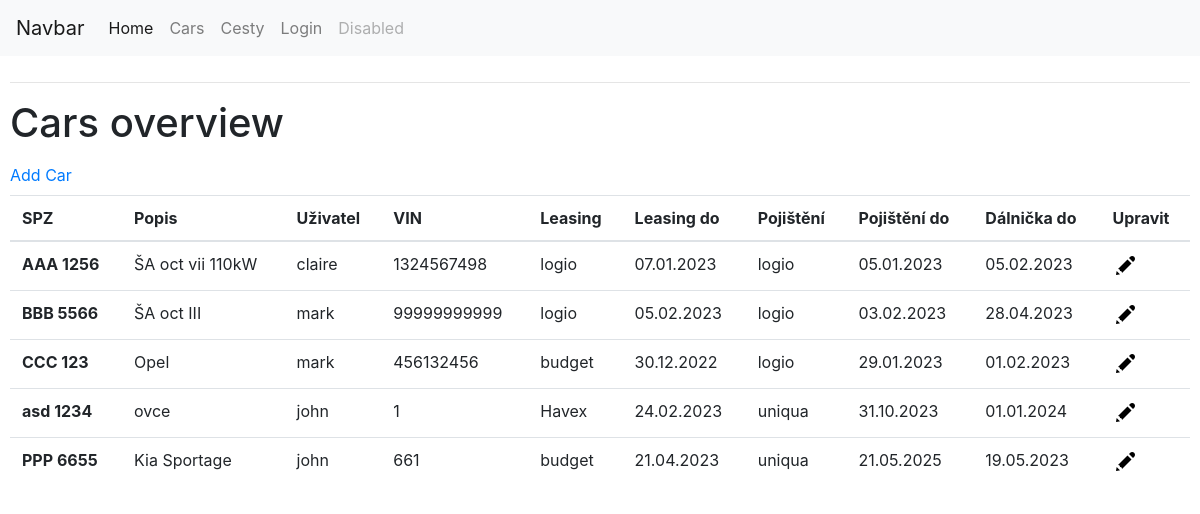
The page /cars on the database as committed earlier.
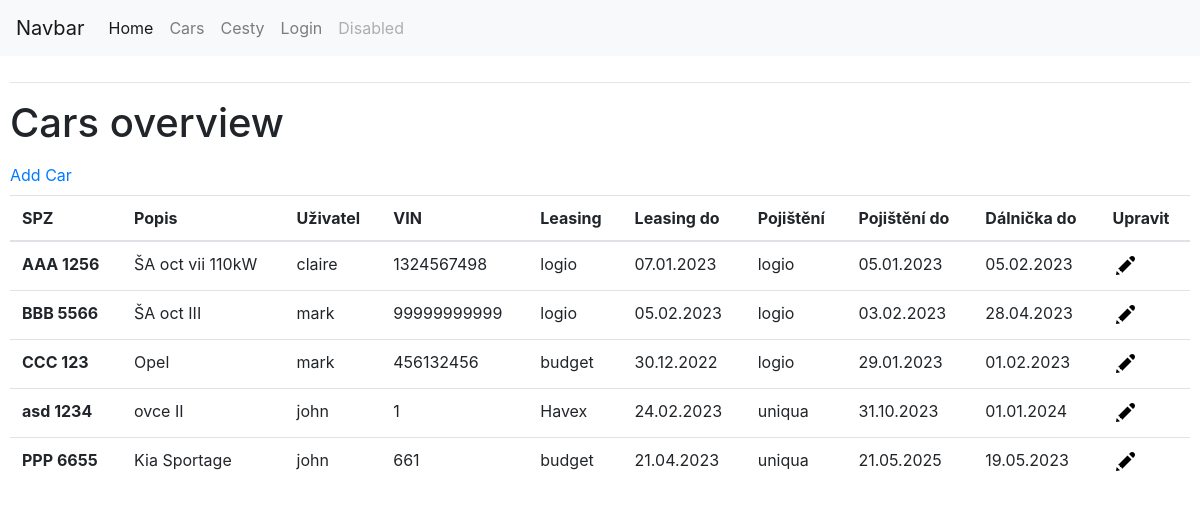
The same page on the database as committed later.
### app/models.py (models this page shows, shortened)
class Car(db.Model):
    id = db.Column(db.Integer, primary_key=True)
    SPZ = db.Column(db.String(10), index=True, unique=True)
    description = db.Column(db.String(120), index=True, unique=False)
    VIN = db.Column(db.String(50), index=True, unique=True)
    leasing_company = db.Column(db.String(120), index=True, unique=False, nullable=True)
    leased_until = db.Column(db.DateTime,index=True, nullable=True)
    insurance_company = db.Column(db.String(120), index=True, unique=False, nullable=True)
    insured_until = db.Column(db.DateTime,index=True, nullable=True)
    highway = db.Column(db.DateTime, nullable=True)
    user_id = db.Column(db.Integer, db.ForeignKey('user.id'), nullable=True)
    cars = db.relationship("Route", backref="car_spz", lazy=True)

class User(db.Model):
    id = db.Column(db.Integer, primary_key=True)
    username = db.Column(db.String(64), index=True, unique=True)
    email = db.Column(db.String(120), index=True, unique=True)
    password_hash = db.Column(db.String(128))
    cars = db.relationship("Car", backref="car_user", lazy=True)
    routes = db.relationship("Route", backref="car_user",lazy=True)

### app/routes.py (the view)
@app.route("/cars")
def cars():
    cars = Car.query.all()
    return render_template("cars.html", title="Cars", cars= cars)

### app/__init__.py (called while the page is built)
@app.template_filter()
def format_datetime(value, format='medium'):
    if format == 'full':
        format="EEEE, d. MMMM y 'at' HH:mm"
    elif format == 'medium':
        format="dd.MM.yyyy"
    return babel.dates.format_datetime(value, format)

### app/templates/cars.html
{% extends "base.html" %}
{% block content %}
    <h1>Cars overview</h1>
    <ul class="navbar-nav">
        <li class="nav-item active">
          <a class="nav-link" href="/addcar">Add Car <span class="sr-only">(current)</span></a>
        </li>
    </ul>
    <div class= "cartable">
      <table class="table">
        <thead>
          <tr>
            <th scope="col">SPZ</th>
            <th scope="col">Popis</th>
            <th scope="col">Uživatel</th>
            <th scope="col">VIN</th>
            <th scope="col">Leasing</th>
            <th scope="col">Leasing do</th>
            <th scope="col">Pojištění</th>
            <th scope="col">Pojištění do</th>
            <th scope="col">Dálnička do</th>
            <th scope='col'>Upravit</th>
          </tr>
        </thead>
        <tbody>
          {% for car in cars %}
          <tr>
            <th scope="row">{{car.SPZ}}</th>
            <td>{{car.description}}</td>
            <td>{{car.car_user.username}}</td>
            <td>{{car.VIN}}</td>
            <td>{{car.leasing_company}}</td>
            <td>{{car.leased_until|format_datetime('medium')}}</td>
            <td>{{car.insurance_company}}</td>
            <td>{{car.insured_until|format_datetime('medium')}}</td>
            <td>{{car.highway|format_datetime('medium')}}</td>
            <td><a href= "{{ url_for('edit_car', car_id=car.id)}}"><img src="{{url_for('static', filename='icons8-pencil-24.png')}}"/></a></td>
          </tr>
          {% endfor %}
        </tbody>
    </div>
{% endblock %}

### app/templates/base.html (shortened to what this page needs)
<html lang="en">
<head>
    <link rel="stylesheet" href="https://cdn.jsdelivr.net/npm/bootstrap@4.3.1/dist/css/bootstrap.min.css"></link>
    <link rel="stylesheet" href="https://cdnjs.cloudflare.com/ajax/libs/selectize.js/0.12.6/css/selectize.bootstrap3.min.css" />
</head>
<body>
<nav class="navbar navbar-expand-lg navbar-light bg-light">
  <a class="navbar-brand" href="#">Navbar</a>
  <div class="collapse navbar-collapse" id="navbarNav">
    <ul class="navbar-nav">
      <li class="nav-item active">
        <a class="nav-link" href="/">Home <span class="sr-only">(current)</span></a>
      </li>
      <li class="nav-item">
        <a class="nav-link" href="/cars">Cars</a>
      </li>
      <li class="nav-item">
        <a class="nav-link" href="/routes">Cesty</a>
      </li>
      <li class="nav-item">
        <a class="nav-link" href="/login">Login</a>
      </li>
      <li class="nav-item">
        <a class="nav-link disabled" href="#" tabindex="-1" aria-disabled="true">Disabled</a>
      </li>
    </ul>
  </div>
</nav>
<div class="content" style="padding: 10px">
<hr>
    {% block content %}{% endblock %}
  </div>
</body>
</html>

Rows that differ between the two databases and show on the page:
changed Car "asd 1234": description "ovce" → "ovce II"
